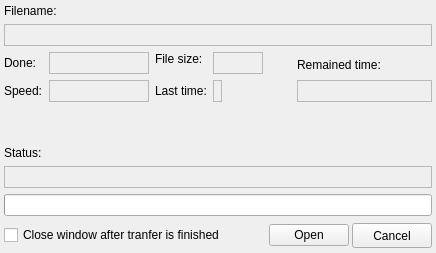
<?xml version="1.0" encoding="UTF-8"?>
<ui version="4.0">
 <class>FileTransferWidget</class>
 <widget class="QWidget" name="FileTransferWidget">
  <property name="geometry">
   <rect>
    <x>0</x>
    <y>0</y>
    <width>436</width>
    <height>253</height>
   </rect>
  </property>
  <property name="windowTitle">
   <string>Form</string>
  </property>
  <layout class="QGridLayout" name="gridLayout">
   <property name="margin">
    <number>4</number>
   </property>
   <item row="0" column="0">
    <widget class="QLabel" name="label">
     <property name="maximumSize">
      <size>
       <width>16777215</width>
       <height>15</height>
      </size>
     </property>
     <property name="text">
      <string>Filename:</string>
     </property>
    </widget>
   </item>
   <item row="1" column="0" colspan="3">
    <widget class="QLabel" name="fileNameLabel">
     <property name="minimumSize">
      <size>
       <width>0</width>
       <height>22</height>
      </size>
     </property>
     <property name="maximumSize">
      <size>
       <width>16777215</width>
       <height>22</height>
      </size>
     </property>
     <property name="frameShape">
      <enum>QFrame::StyledPanel</enum>
     </property>
     <property name="text">
      <string/>
     </property>
     <property name="textFormat">
      <enum>Qt::PlainText</enum>
     </property>
     <property name="scaledContents">
      <bool>false</bool>
     </property>
     <property name="alignment">
      <set>Qt::AlignLeading|Qt::AlignLeft|Qt::AlignVCenter</set>
     </property>
     <property name="wordWrap">
      <bool>false</bool>
     </property>
     <property name="indent">
      <number>-1</number>
     </property>
     <property name="textInteractionFlags">
      <set>Qt::LinksAccessibleByKeyboard|Qt::LinksAccessibleByMouse|Qt::TextBrowserInteraction|Qt::TextSelectableByKeyboard|Qt::TextSelectableByMouse</set>
     </property>
    </widget>
   </item>
   <item row="2" column="0">
    <layout class="QFormLayout" name="formLayout">
     <item row="0" column="0">
      <widget class="QLabel" name="label_2">
       <property name="sizePolicy">
        <sizepolicy hsizetype="Fixed" vsizetype="Preferred">
         <horstretch>0</horstretch>
         <verstretch>0</verstretch>
        </sizepolicy>
       </property>
       <property name="text">
        <string>Done:</string>
       </property>
      </widget>
     </item>
     <item row="0" column="1">
      <widget class="QLabel" name="doneLabel">
       <property name="minimumSize">
        <size>
         <width>50</width>
         <height>22</height>
        </size>
       </property>
       <property name="maximumSize">
        <size>
         <width>16777215</width>
         <height>22</height>
        </size>
       </property>
       <property name="frameShape">
        <enum>QFrame::StyledPanel</enum>
       </property>
       <property name="text">
        <string/>
       </property>
      </widget>
     </item>
     <item row="1" column="0">
      <widget class="QLabel" name="label_7">
       <property name="sizePolicy">
        <sizepolicy hsizetype="Fixed" vsizetype="Preferred">
         <horstretch>0</horstretch>
         <verstretch>0</verstretch>
        </sizepolicy>
       </property>
       <property name="text">
        <string>Speed:</string>
       </property>
      </widget>
     </item>
     <item row="1" column="1">
      <widget class="QLabel" name="speedLabel">
       <property name="minimumSize">
        <size>
         <width>100</width>
         <height>22</height>
        </size>
       </property>
       <property name="maximumSize">
        <size>
         <width>16777215</width>
         <height>22</height>
        </size>
       </property>
       <property name="frameShape">
        <enum>QFrame::StyledPanel</enum>
       </property>
       <property name="text">
        <string/>
       </property>
      </widget>
     </item>
    </layout>
   </item>
   <item row="2" column="1">
    <layout class="QFormLayout" name="formLayout_2">
     <property name="fieldGrowthPolicy">
      <enum>QFormLayout::ExpandingFieldsGrow</enum>
     </property>
     <item row="0" column="0">
      <widget class="QLabel" name="label_3">
       <property name="sizePolicy">
        <sizepolicy hsizetype="Fixed" vsizetype="Fixed">
         <horstretch>0</horstretch>
         <verstretch>0</verstretch>
        </sizepolicy>
       </property>
       <property name="text">
        <string>File size:</string>
       </property>
      </widget>
     </item>
     <item row="0" column="1">
      <widget class="QLabel" name="fileSizeLabel">
       <property name="sizePolicy">
        <sizepolicy hsizetype="Preferred" vsizetype="Fixed">
         <horstretch>0</horstretch>
         <verstretch>0</verstretch>
        </sizepolicy>
       </property>
       <property name="minimumSize">
        <size>
         <width>50</width>
         <height>22</height>
        </size>
       </property>
       <property name="maximumSize">
        <size>
         <width>16777215</width>
         <height>22</height>
        </size>
       </property>
       <property name="frameShape">
        <enum>QFrame::StyledPanel</enum>
       </property>
       <property name="text">
        <string/>
       </property>
      </widget>
     </item>
     <item row="1" column="0">
      <widget class="QLabel" name="label_9">
       <property name="text">
        <string>Last time:</string>
       </property>
      </widget>
     </item>
     <item row="1" column="1">
      <widget class="QLabel" name="lastLabel">
       <property name="minimumSize">
        <size>
         <width>0</width>
         <height>22</height>
        </size>
       </property>
       <property name="maximumSize">
        <size>
         <width>16777215</width>
         <height>22</height>
        </size>
       </property>
       <property name="frameShape">
        <enum>QFrame::StyledPanel</enum>
       </property>
       <property name="text">
        <string/>
       </property>
      </widget>
     </item>
    </layout>
   </item>
   <item row="2" column="2">
    <layout class="QVBoxLayout" name="verticalLayout_2">
     <property name="spacing">
      <number>3</number>
     </property>
     <item>
      <widget class="QLabel" name="label_8">
       <property name="text">
        <string>Remained time:</string>
       </property>
      </widget>
     </item>
     <item>
      <widget class="QLabel" name="remainedLabel">
       <property name="minimumSize">
        <size>
         <width>0</width>
         <height>22</height>
        </size>
       </property>
       <property name="maximumSize">
        <size>
         <width>16777215</width>
         <height>22</height>
        </size>
       </property>
       <property name="frameShape">
        <enum>QFrame::StyledPanel</enum>
       </property>
       <property name="text">
        <string/>
       </property>
      </widget>
     </item>
    </layout>
   </item>
   <item row="3" column="1">
    <spacer name="verticalSpacer">
     <property name="orientation">
      <enum>Qt::Vertical</enum>
     </property>
     <property name="sizeHint" stdset="0">
      <size>
       <width>20</width>
       <height>39</height>
      </size>
     </property>
    </spacer>
   </item>
   <item row="4" column="0">
    <widget class="QLabel" name="label_6">
     <property name="maximumSize">
      <size>
       <width>16777215</width>
       <height>15</height>
      </size>
     </property>
     <property name="text">
      <string>Status:</string>
     </property>
    </widget>
   </item>
   <item row="5" column="0" colspan="3">
    <widget class="QLabel" name="statusLabel">
     <property name="minimumSize">
      <size>
       <width>0</width>
       <height>22</height>
      </size>
     </property>
     <property name="maximumSize">
      <size>
       <width>16777215</width>
       <height>22</height>
      </size>
     </property>
     <property name="frameShape">
      <enum>QFrame::StyledPanel</enum>
     </property>
     <property name="text">
      <string/>
     </property>
     <property name="alignment">
      <set>Qt::AlignCenter</set>
     </property>
    </widget>
   </item>
   <item row="6" column="0" colspan="3">
    <widget class="QProgressBar" name="progressBar">
     <property name="minimumSize">
      <size>
       <width>0</width>
       <height>22</height>
      </size>
     </property>
     <property name="maximumSize">
      <size>
       <width>16777215</width>
       <height>22</height>
      </size>
     </property>
     <property name="value">
      <number>0</number>
     </property>
     <property name="textVisible">
      <bool>false</bool>
     </property>
    </widget>
   </item>
   <item row="7" column="0" colspan="3">
    <layout class="QHBoxLayout" name="_2">
     <property name="spacing">
      <number>3</number>
     </property>
     <item>
      <widget class="QCheckBox" name="closeAfterTransfer">
       <property name="text">
        <string>Close window after tranfer is finished</string>
       </property>
      </widget>
     </item>
     <item>
      <spacer>
       <property name="orientation">
        <enum>Qt::Horizontal</enum>
       </property>
       <property name="sizeHint" stdset="0">
        <size>
         <width>241</width>
         <height>27</height>
        </size>
       </property>
      </spacer>
     </item>
     <item>
      <widget class="QPushButton" name="openButton">
       <property name="text">
        <string>Open</string>
       </property>
       <property name="icon">
        <iconset>
         <normaloff>:/icons/core/folder.png</normaloff>:/icons/core/folder.png</iconset>
       </property>
      </widget>
     </item>
     <item>
      <widget class="QPushButton" name="cancelButton">
       <property name="minimumSize">
        <size>
         <width>0</width>
         <height>25</height>
        </size>
       </property>
       <property name="maximumSize">
        <size>
         <width>16777215</width>
         <height>16777215</height>
        </size>
       </property>
       <property name="text">
        <string>Cancel</string>
       </property>
       <property name="icon">
        <iconset>
         <normaloff>:/icons/core/cancel.png</normaloff>:/icons/core/cancel.png</iconset>
       </property>
      </widget>
     </item>
    </layout>
   </item>
  </layout>
 </widget>
 <resources/>
 <connections/>
</ui>
